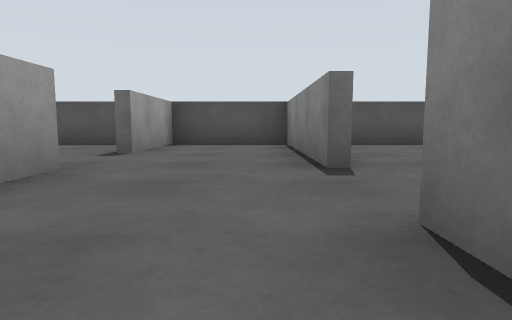
[1] (above)

16 first-person views from a walk through a world built for the Gazebo simulator. The camera is 0.18 m above the floor, tilts 6° down and sees 75° across. The floor is counted in squares, 0.5 m on a side. Each view is taken from the middle of a square. On the plan, view 1 faces up. The plan holds only what a view shows up to about 9 squares ahead; the rest is blank. The place goes on beyond the plan.

[2]
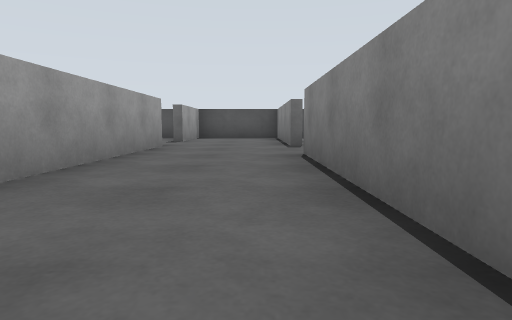

[3]
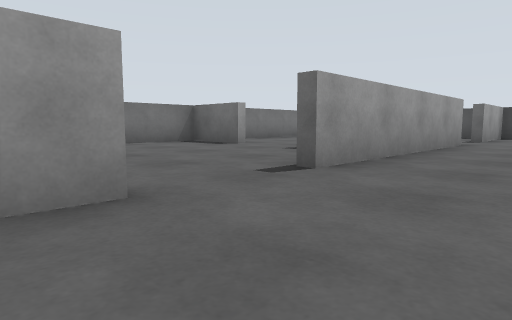

[4]
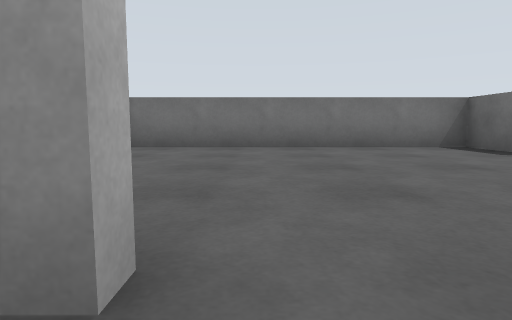

[5]
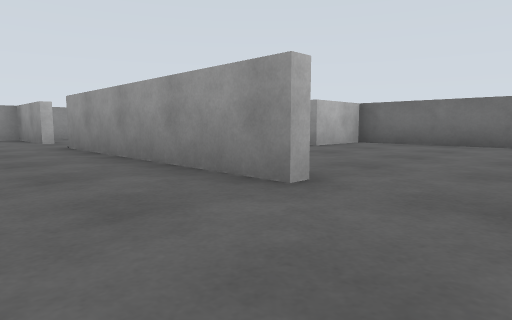

[6]
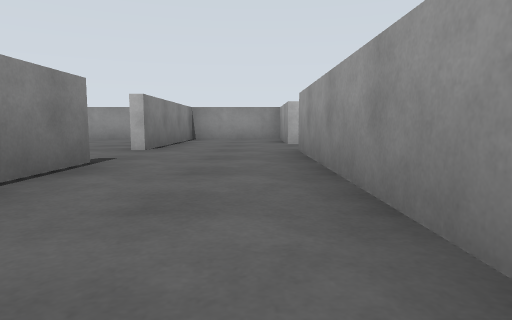

[7]
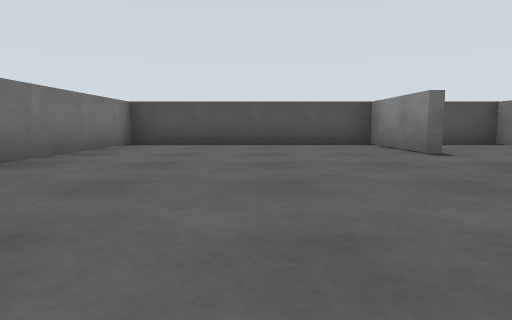

[8]
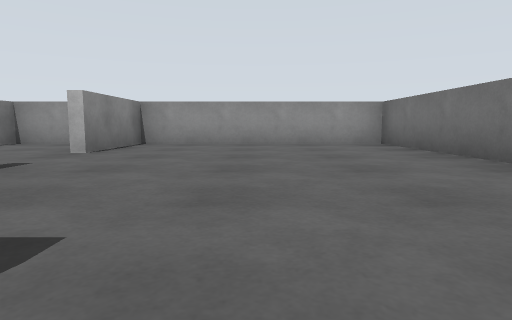

[9]
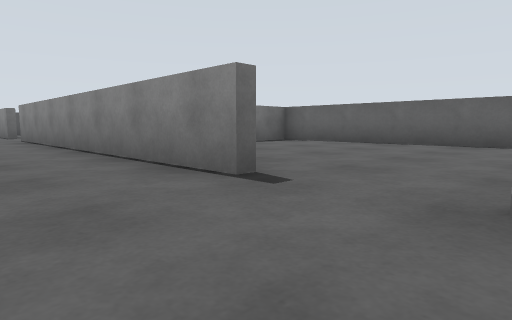

[10]
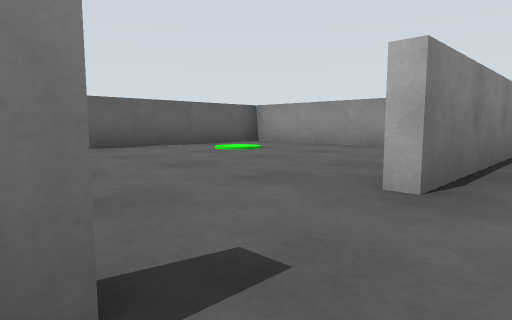

[11]
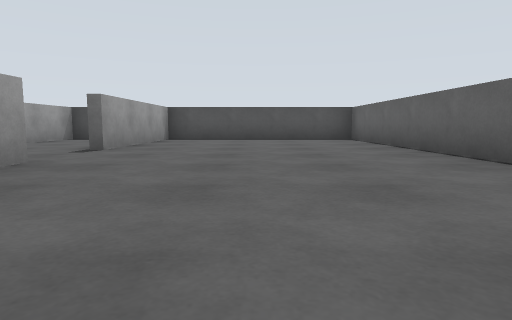

[12]
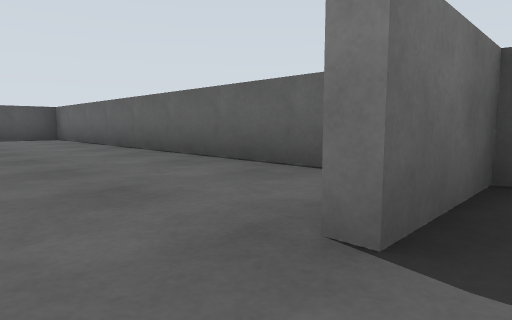

[13]
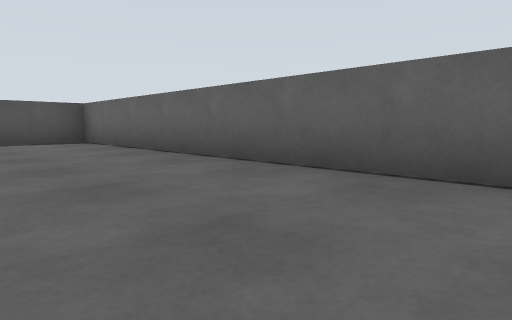

[14]
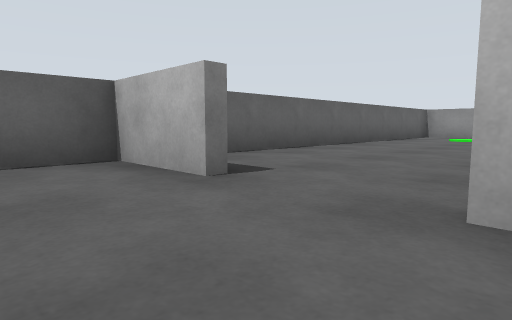

[15]
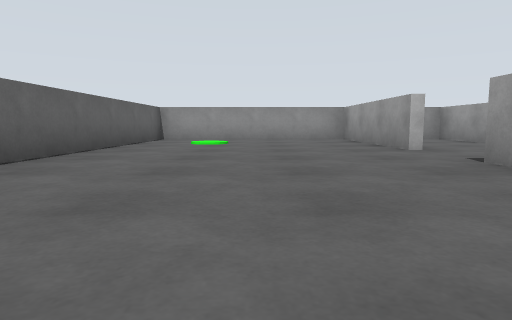

[16]
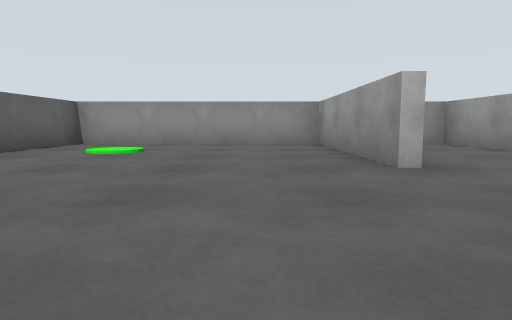

### Floor plan
Ten units are one square. View 1 is at (0, 0); x grows to the right and y downward. Boxes are objects, and circles mark ways between rooms. Rooms are numbered by the first view taken in them; rooms with no view inside come last. Other rooms are left out.
<svg viewBox="-69 -69 129 188">
<path fill="none" stroke="#000" d="M-16 32 -16 78M6 62 6 -12M6 -28 6 -64 -16 -64 -16 -42M-16 -28 -16 18M-16 92 -16 114 6 114 6 78M-49 -4 -64 -4 -64 54 -49 54M8 -12 8 -8M39 24 55 24M54 30 54 -64 8 -64 8 -28M8 78 8 114 54 114 54 30M8 58 8 62M55 26 39 26M-18 -42 -18 -64 -64 -64 -64 -20"/>
<circle cx="-20" cy="25" r="3" fill="#2a7"/>
<circle cx="10" cy="-20" r="3" fill="#2a7"/>
<circle cx="10" cy="70" r="3" fill="#2a7"/>
<circle cx="-20" cy="-35" r="3" fill="#2a7"/>
<circle cx="-40" cy="0" r="3" fill="#2a7"/>
<circle cx="30" cy="30" r="3" fill="#2a7"/>
<text x="0" y="20">1</text>
<text x="-40" y="30">2</text>
<text x="30" y="-20">3</text>
<text x="30" y="70">4</text>
<text x="-40" y="-40">5</text>
</svg>
Room 1 opens to room 2. Room 1 opens to room 3. Room 1 opens to room 4. Room 1 opens to room 5. Room 2 opens to room 5. Room 3 opens to room 4.

Where each view was taken, in squares from view 1:
view 1: 0 up, 0 right, facing up
view 2: 3 down, 0 right, facing up
view 3: 4 down, 0 right, facing up-left
view 4: 3 down, 1 left, facing left
view 5: 2 down, 0 right, facing down-left
view 6: 3 down, 1 left, facing down
view 7: 0 up, 4 left, facing up
view 8: 5 down, 4 left, facing down
view 9: 8 down, 1 left, facing up-right
view 10: 6 down, 0 right, facing down-right
view 11: 2 down, 3 right, facing up
view 12: 3 down, 3 right, facing up-right
view 13: 1 down, 3 right, facing up-right
view 14: 1 down, 2 right, facing down-right
view 15: 3 down, 3 right, facing down
view 16: 5 down, 2 right, facing down
